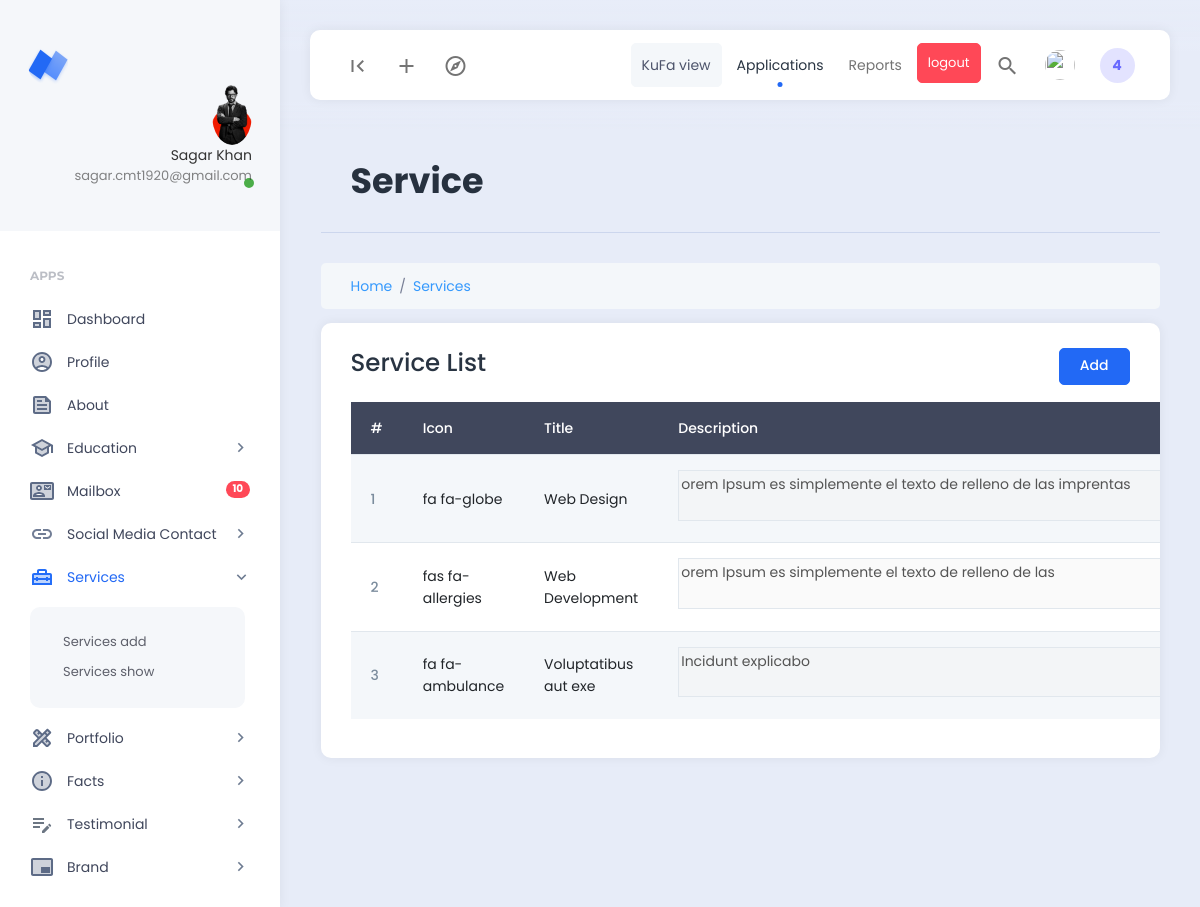
The app's page /dashboard/services.php (signed in), older data.
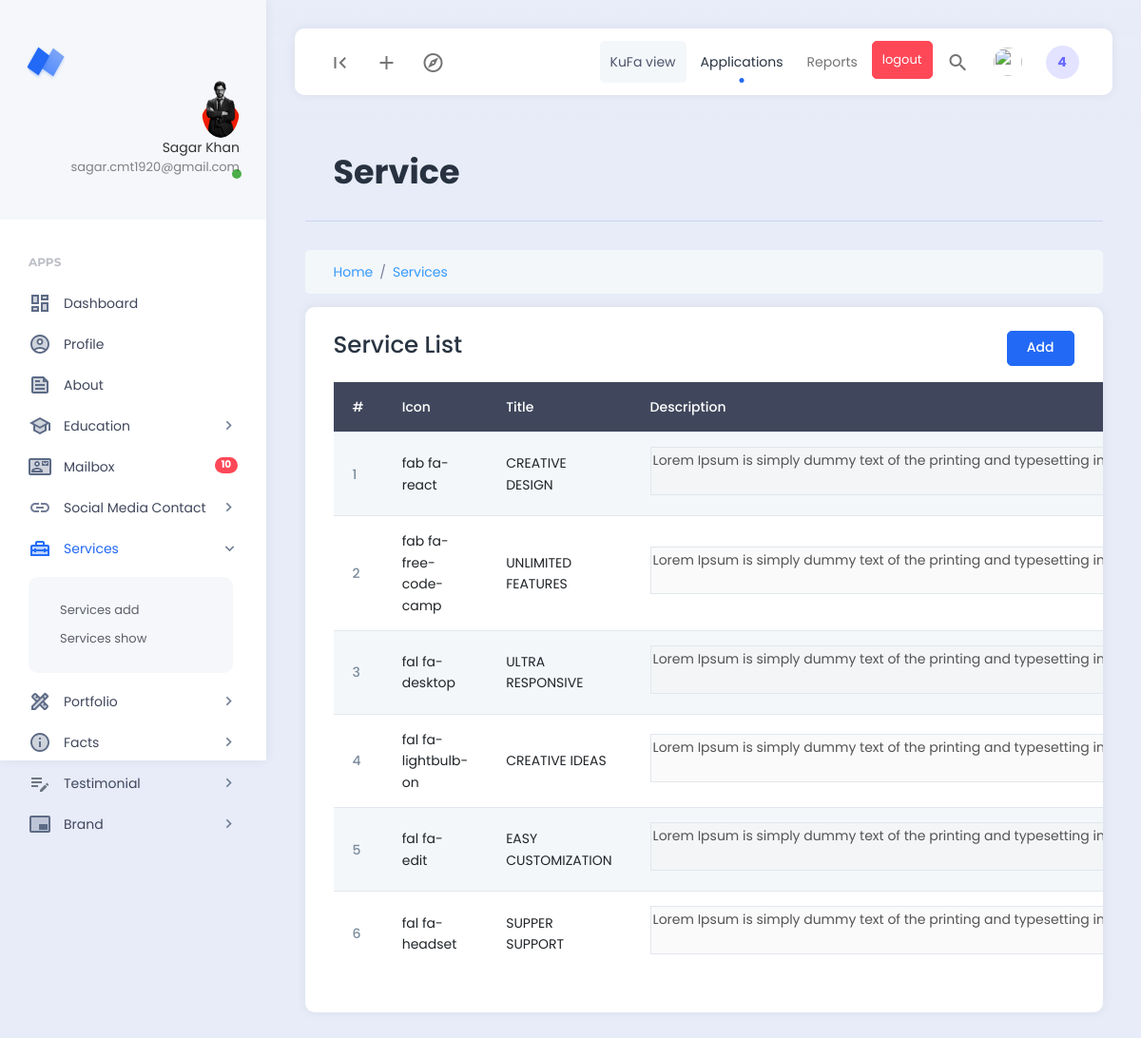
The same page, newer data.
### tables this page shows
CREATE TABLE `services` (
  `id` int NOT NULL,
  `title` varchar(100) NOT NULL,
  `description` longtext NOT NULL,
  `icon` varchar(100) NOT NULL,
  `status` varchar(200) NOT NULL DEFAULT 'active'
);

### dashboard/services.php (the view, shortened to what this page needs)
<?php
    include('./extends/header.php');
    include('../config/db.php');
    $select_service = "SELECT * FROM  services";
    $services = mysqli_query($db_connect,$select_service);
    $single_port = mysqli_fetch_assoc($services);
    $serial = 0;
?>
<div class="row">
    <div class="col">
        <div class="page-description">
            <h1>Service</h1>
        </div>
    </div>
    <div class="col-12">
        <nav aria-label="breadcrumb">
            <ol class="breadcrumb breadcrumb-container">
                <li class="breadcrumb-item"><a href="#">Home</a></li>
                <li class="breadcrumb-item"><a href="#">Services</a></li>
            </ol>
        </nav>
    </div>
    <div class="col-12">
        <div class="card">
            <div class="card-header d-flex justify-content-between">
                <h3>Service List</h3>
                <a href="service_add.php" class="btn btn-primary">Add</a>
            </div>
            <div class="card-body" style="overflow-y: scroll;">
                <table class="table table-striped">
                    <thead class="table-dark">
                        <tr>
                            <th scope="col">#</th>
                            <th scope="col">Icon</th>
                            <th scope="col">Title</th>
                            <th scope="col">Description</th>
                        </tr>
                    </thead>
                    <tbody>
                        <?php if($single_port) :?>
                        <?php foreach($services as $service) :?>
                        <tr>
                            <th scope="row" class="align-middle"><?= ++$serial ?></th>
                            <td class="align-middle"><?= $service['icon'] ?></td>
                            <td class="align-middle"><?= $service['title'] ?></td>
                            <td class="align-middle"><textarea name="" id="" cols="60" rows="2"
                                    disabled><?= $service['description'] ?></textarea></td>
                        </tr>
                        <?php endforeach; ?>
                        <?php else :?>
                        <tr>
                            <td colspan="6" class="text-center">No Data Found!</td>
                        </tr>
                        <?php endif;?>
                    </tbody>
                </table>
            </div>
        </div>
    </div>
</div>
<?php
include('./extends/footer.php')
?>

Row changes from the older to the newer data that the page shows:
removed services: icon "fa fa-globe", title "Web Design", description "orem Ipsum es simplemente el texto de relleno de las imprentas"
removed services: icon "fas fa-allergies", title "Web Development", description "orem Ipsum es simplemente el texto de relleno de las"
removed services: icon "fa fa-ambulance", title "Voluptatibus aut exe", description "Incidunt explicabo"
added services: icon "fab fa-react", title "CREATIVE DESIGN", description "Lorem Ipsum is simply dummy text of the printing and typesetting industry. Lorem Ipsum indust."
added services: icon "fab fa-free-code-camp", title "UNLIMITED FEATURES", description "Lorem Ipsum is simply dummy text of the printing and typesetting industry. Lorem Ipsum indust."
added services: icon "fal fa-desktop", title "ULTRA RESPONSIVE", description "Lorem Ipsum is simply dummy text of the printing and typesetting industry. Lorem Ipsum indust."
added services: icon "fal fa-lightbulb-on", title "CREATIVE IDEAS", description "Lorem Ipsum is simply dummy text of the printing and typesetting industry. Lorem Ipsum indust."
added services: icon "fal fa-edit", title "EASY CUSTOMIZATION", description "Lorem Ipsum is simply dummy text of the printing and typesetting industry. Lorem Ipsum indust."
added services: icon "fal fa-headset", title "SUPPER SUPPORT", description "Lorem Ipsum is simply dummy text of the printing and typesetting industry. Lorem Ipsum indust."
